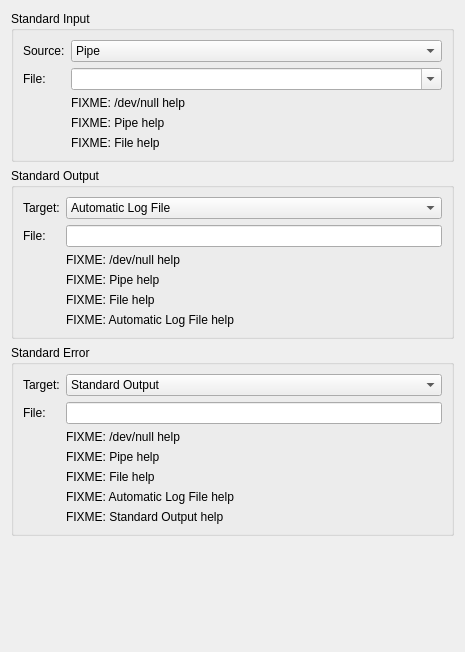
<?xml version="1.0" encoding="UTF-8"?>
<ui version="4.0">
 <class>ProgramPageStdio</class>
 <widget class="QWidget" name="ProgramPageStdio">
  <property name="geometry">
   <rect>
    <x>0</x>
    <y>0</y>
    <width>465</width>
    <height>652</height>
   </rect>
  </property>
  <property name="windowTitle">
   <string>Form</string>
  </property>
  <layout class="QVBoxLayout" name="verticalLayout">
   <item>
    <layout class="QVBoxLayout" name="verticalLayout_2">
     <item>
      <widget class="QGroupBox" name="groupBox">
       <property name="title">
        <string>Standard Input</string>
       </property>
       <layout class="QVBoxLayout" name="verticalLayout_3">
        <item>
         <layout class="QGridLayout" name="gridLayout">
          <item row="0" column="0">
           <widget class="QLabel" name="label">
            <property name="text">
             <string>Source:</string>
            </property>
            <property name="buddy">
             <cstring>combo_stdin_redirection</cstring>
            </property>
           </widget>
          </item>
          <item row="0" column="1">
           <widget class="QComboBox" name="combo_stdin_redirection">
            <property name="sizePolicy">
             <sizepolicy hsizetype="Preferred" vsizetype="Fixed">
              <horstretch>1</horstretch>
              <verstretch>0</verstretch>
             </sizepolicy>
            </property>
            <property name="currentIndex">
             <number>1</number>
            </property>
            <item>
             <property name="text">
              <string>/dev/null</string>
             </property>
            </item>
            <item>
             <property name="text">
              <string>Pipe</string>
             </property>
            </item>
            <item>
             <property name="text">
              <string>File</string>
             </property>
            </item>
           </widget>
          </item>
          <item row="1" column="0">
           <widget class="QLabel" name="label_stdin_file">
            <property name="text">
             <string>File:</string>
            </property>
            <property name="buddy">
             <cstring>combo_stdin_file</cstring>
            </property>
           </widget>
          </item>
          <item row="1" column="1">
           <widget class="QComboBox" name="combo_stdin_file">
            <property name="editable">
             <bool>true</bool>
            </property>
            <property name="insertPolicy">
             <enum>QComboBox::NoInsert</enum>
            </property>
           </widget>
          </item>
          <item row="3" column="1">
           <widget class="QLabel" name="label_stdin_pipe_help">
            <property name="text">
             <string>FIXME: Pipe help</string>
            </property>
            <property name="wordWrap">
             <bool>true</bool>
            </property>
           </widget>
          </item>
          <item row="2" column="1">
           <widget class="QLabel" name="label_stdin_dev_null_help">
            <property name="text">
             <string>FIXME: /dev/null help</string>
            </property>
            <property name="wordWrap">
             <bool>true</bool>
            </property>
           </widget>
          </item>
          <item row="4" column="1">
           <widget class="QLabel" name="label_stdin_file_help">
            <property name="text">
             <string>FIXME: File help</string>
            </property>
            <property name="wordWrap">
             <bool>true</bool>
            </property>
           </widget>
          </item>
         </layout>
        </item>
       </layout>
      </widget>
     </item>
     <item>
      <widget class="QGroupBox" name="groupBox_3">
       <property name="title">
        <string>Standard Output</string>
       </property>
       <layout class="QVBoxLayout" name="verticalLayout_5">
        <item>
         <layout class="QGridLayout" name="gridLayout_2">
          <item row="0" column="0">
           <widget class="QLabel" name="label_2">
            <property name="text">
             <string>Target:</string>
            </property>
            <property name="buddy">
             <cstring>combo_stdout_redirection</cstring>
            </property>
           </widget>
          </item>
          <item row="0" column="1">
           <widget class="QComboBox" name="combo_stdout_redirection">
            <property name="sizePolicy">
             <sizepolicy hsizetype="Preferred" vsizetype="Fixed">
              <horstretch>1</horstretch>
              <verstretch>0</verstretch>
             </sizepolicy>
            </property>
            <property name="currentIndex">
             <number>3</number>
            </property>
            <item>
             <property name="text">
              <string>/dev/null</string>
             </property>
            </item>
            <item>
             <property name="text">
              <string>Pipe</string>
             </property>
            </item>
            <item>
             <property name="text">
              <string>File</string>
             </property>
            </item>
            <item>
             <property name="text">
              <string>Automatic Log File</string>
             </property>
            </item>
           </widget>
          </item>
          <item row="1" column="0">
           <widget class="QLabel" name="label_stdout_file">
            <property name="text">
             <string>File:</string>
            </property>
            <property name="buddy">
             <cstring>edit_stdout_file</cstring>
            </property>
           </widget>
          </item>
          <item row="5" column="1">
           <widget class="QLabel" name="label_stdout_log_help">
            <property name="text">
             <string>FIXME: Automatic Log File help</string>
            </property>
            <property name="wordWrap">
             <bool>true</bool>
            </property>
           </widget>
          </item>
          <item row="4" column="1">
           <widget class="QLabel" name="label_stdout_file_help">
            <property name="text">
             <string>FIXME: File help</string>
            </property>
            <property name="wordWrap">
             <bool>true</bool>
            </property>
           </widget>
          </item>
          <item row="2" column="1">
           <widget class="QLabel" name="label_stdout_dev_null_help">
            <property name="text">
             <string>FIXME: /dev/null help</string>
            </property>
            <property name="wordWrap">
             <bool>true</bool>
            </property>
           </widget>
          </item>
          <item row="1" column="1">
           <widget class="QLineEdit" name="edit_stdout_file"/>
          </item>
          <item row="3" column="1">
           <widget class="QLabel" name="label_stdout_pipe_help">
            <property name="text">
             <string>FIXME: Pipe help</string>
            </property>
            <property name="wordWrap">
             <bool>true</bool>
            </property>
           </widget>
          </item>
         </layout>
        </item>
       </layout>
      </widget>
     </item>
     <item>
      <widget class="QGroupBox" name="groupBox_2">
       <property name="title">
        <string>Standard Error</string>
       </property>
       <layout class="QVBoxLayout" name="verticalLayout_4">
        <item>
         <layout class="QGridLayout" name="gridLayout_3">
          <item row="0" column="0">
           <widget class="QLabel" name="label_3">
            <property name="text">
             <string>Target:</string>
            </property>
            <property name="buddy">
             <cstring>combo_stderr_redirection</cstring>
            </property>
           </widget>
          </item>
          <item row="0" column="1">
           <widget class="QComboBox" name="combo_stderr_redirection">
            <property name="sizePolicy">
             <sizepolicy hsizetype="Preferred" vsizetype="Fixed">
              <horstretch>1</horstretch>
              <verstretch>0</verstretch>
             </sizepolicy>
            </property>
            <property name="currentIndex">
             <number>4</number>
            </property>
            <item>
             <property name="text">
              <string>/dev/null</string>
             </property>
            </item>
            <item>
             <property name="text">
              <string>Pipe</string>
             </property>
            </item>
            <item>
             <property name="text">
              <string>File</string>
             </property>
            </item>
            <item>
             <property name="text">
              <string>Automatic Log File</string>
             </property>
            </item>
            <item>
             <property name="text">
              <string>Standard Output</string>
             </property>
            </item>
           </widget>
          </item>
          <item row="1" column="0">
           <widget class="QLabel" name="label_stderr_file">
            <property name="text">
             <string>File:</string>
            </property>
            <property name="buddy">
             <cstring>edit_stderr_file</cstring>
            </property>
           </widget>
          </item>
          <item row="6" column="1">
           <widget class="QLabel" name="label_stderr_stdout_help">
            <property name="text">
             <string>FIXME: Standard Output help</string>
            </property>
            <property name="wordWrap">
             <bool>true</bool>
            </property>
           </widget>
          </item>
          <item row="2" column="1">
           <widget class="QLabel" name="label_stderr_dev_null_help">
            <property name="text">
             <string>FIXME: /dev/null help</string>
            </property>
            <property name="wordWrap">
             <bool>true</bool>
            </property>
           </widget>
          </item>
          <item row="5" column="1">
           <widget class="QLabel" name="label_stderr_log_help">
            <property name="text">
             <string>FIXME: Automatic Log File help</string>
            </property>
            <property name="wordWrap">
             <bool>true</bool>
            </property>
           </widget>
          </item>
          <item row="4" column="1">
           <widget class="QLabel" name="label_stderr_file_help">
            <property name="text">
             <string>FIXME: File help</string>
            </property>
            <property name="wordWrap">
             <bool>true</bool>
            </property>
           </widget>
          </item>
          <item row="1" column="1">
           <widget class="QLineEdit" name="edit_stderr_file"/>
          </item>
          <item row="3" column="1">
           <widget class="QLabel" name="label_stderr_pipe_help">
            <property name="text">
             <string>FIXME: Pipe help</string>
            </property>
            <property name="wordWrap">
             <bool>true</bool>
            </property>
           </widget>
          </item>
         </layout>
        </item>
       </layout>
      </widget>
     </item>
    </layout>
   </item>
   <item>
    <spacer name="verticalSpacer">
     <property name="orientation">
      <enum>Qt::Vertical</enum>
     </property>
     <property name="sizeHint" stdset="0">
      <size>
       <width>20</width>
       <height>0</height>
      </size>
     </property>
    </spacer>
   </item>
  </layout>
 </widget>
 <tabstops>
  <tabstop>combo_stdin_redirection</tabstop>
  <tabstop>combo_stdin_file</tabstop>
  <tabstop>combo_stdout_redirection</tabstop>
  <tabstop>combo_stderr_redirection</tabstop>
 </tabstops>
 <resources/>
 <connections/>
</ui>
